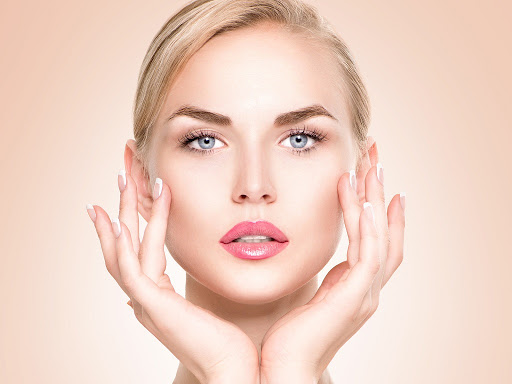
#> input picture Fotos/imagem7.jpg, 512 x 384 px, found by its file name
$ python test-cascade.py
#> lines starting #> are read from the running program, lines starting #| are printed output that depends on the picture; after the words box and inside, x2 and y2 are one past the last pixel; in counts of white or black regions, pixels touching at a corner belong together
import cv2 as cv
import numpy as np

# Carregar os classificadores Haar Cascade para rosto e olhos
face_cascade = cv.CascadeClassifier(cv.data.haarcascades + 'haarcascade_frontalface_default.xml')
eyes_cascade = cv.CascadeClassifier(cv.data.haarcascades + 'haarcascade_eye.xml')
image = cv.imread('Fotos/imagem7.jpg')
#> image is the input picture: shape (384, 512, 3); mean B, G, R 194.9, 208.7, 239
gray = cv.cvtColor(image, cv.COLOR_BGR2GRAY)
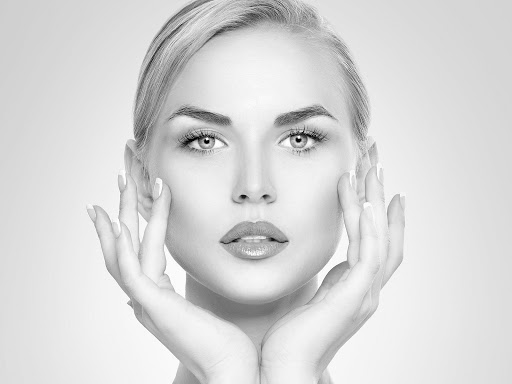
#> gray: shape (384, 512); min 0, max 255, mean 216.2
faces = face_cascade.detectMultiScale(gray)
#> faces = [[133, 42, 240, 240]]

for (x, y, l, a) in faces:
    image = cv.rectangle(image,(x,y), (x + l, y + a), ( 0, 255, 0), 2)
    roi_gray = gray[y:y + a, x:x + l]
    roi_color = image[y:y + a, x:x + l]
#> this loop made 1 pass
#> pass 1, `image = cv.rectangle(image,(x,y), (x + l, y + a), ( 0, 255, 0), 2)`:
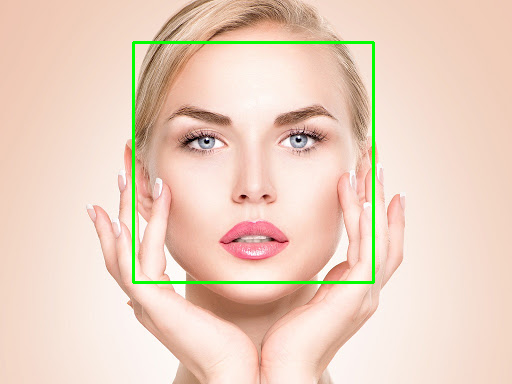
#> image: shape (384, 512, 3); 1.46% of pixels changed, all inside (x1, y1, x2, y2) = (132, 41, 375, 284)
#> pass 1, `roi_gray = gray[y:y + a, x:x + l]`:
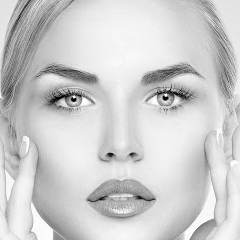
#> roi_gray: shape (240, 240); min 0, max 255, mean 205.3
#> pass 1, `roi_color = image[y:y + a, x:x + l]`:
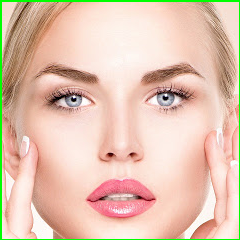
#> roi_color: shape (240, 240, 3); mean B, G, R 177.2, 196.7, 227.5

eyes = eyes_cascade.detectMultiScale(roi_gray)
#> eyes = [[36, 70, 57, 57], [138, 67, 58, 58], [83, 157, 75, 75]]
for(ox, oy, ol, oa) in eyes:
    cv.rectangle(roi_color,(ox, oy), (ox + ol, oy +oa), ( 255, 0, 255), 2)
#> this loop made 3 passes
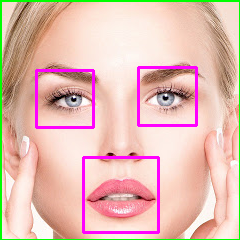
#> roi_color: shape (240, 240, 3); 3.94% of pixels changed, all inside (x1, y1, x2, y2) = (35, 66, 198, 234)

# Mostrar a imagem com detecções
cv.imshow('face and eyes Detection', image)
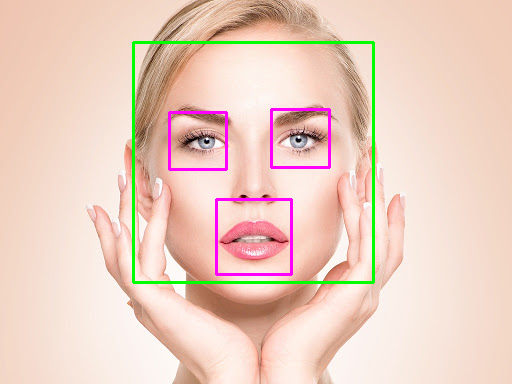
#> window 'face and eyes Detection': shape (384, 512, 3); mean B, G, R 192.9, 207.1, 235.7
cv.waitKey(0)
cv.destroyAllWindows()

$ run again, with Fotos/imagem1.jpg copied over Fotos/imagem7.jpg
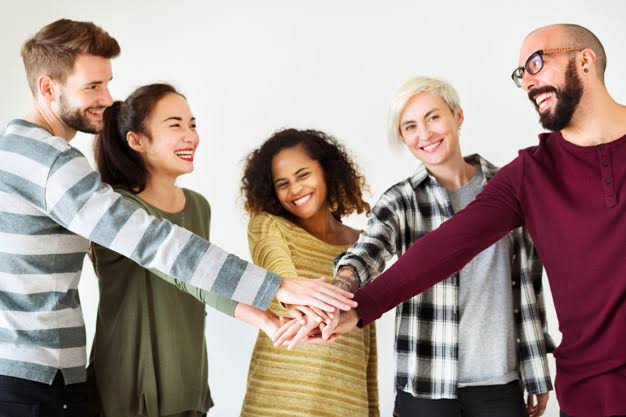
#> input picture Fotos/imagem1.jpg, 626 x 417 px, found by its file name
#> image is the input picture: shape (417, 626, 3); mean B, G, R 142.2, 148.5, 166.3
#> `gray = cv.cvtColor(image, cv.COLOR_BGR2GRAY)`:
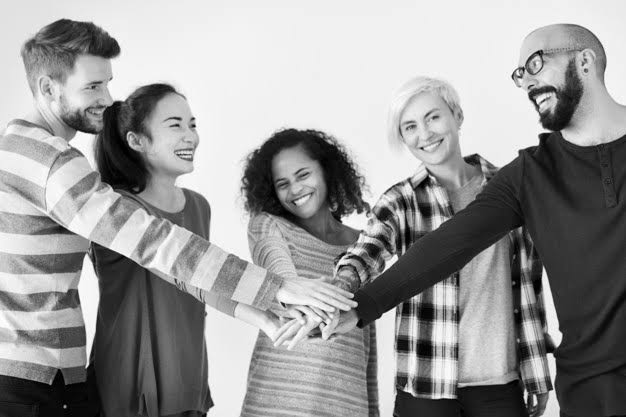
#> gray: shape (417, 626); min 0, max 255, mean 153.1
#> faces = [[150, 98, 69, 69], [263, 154, 61, 61]]
#> the loop `for (x, y, l, a) in faces:` made 2 passes
#> eyes = ()
#> after the loop `for(ox, oy, ol, oa) in eyes:`:
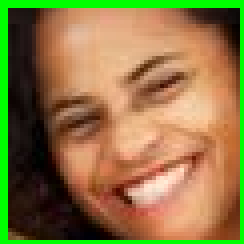
#> roi_color: shape (61, 61, 3) (shown 4 times larger); mean B, G, R 67.7, 119.3, 140.4

$ run again, with Fotos/imagem2.jpg copied over Fotos/imagem7.jpg
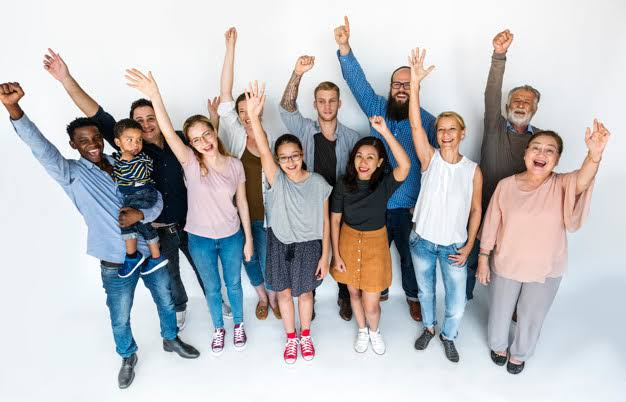
#> input picture Fotos/imagem2.jpg, 626 x 402 px, found by its file name
#> image is the input picture: shape (402, 626, 3); mean B, G, R 191.5, 188.9, 190.1
#> faces = [[312, 90, 31, 31], [431, 119, 31, 31], [351, 147, 30, 30], [274, 144, 33, 33], [387, 73, 30, 30], [521, 135, 41, 41], [391, 218, 91, 91]]
#> the loop `for (x, y, l, a) in faces:` made 7 passes
#> after the loop `for (x, y, l, a) in faces:`:
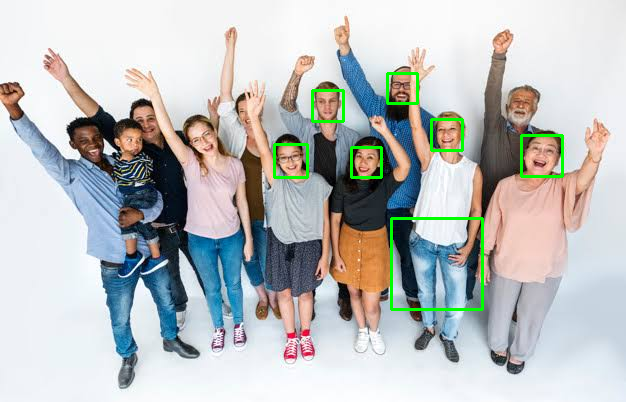
#> image: shape (402, 626, 3); mean B, G, R 189.8, 190.6, 188.1
#> eyes = ()
#> after the loop `for(ox, oy, ol, oa) in eyes:`:
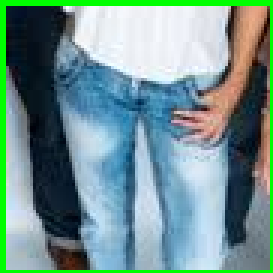
#> roi_color: shape (91, 91, 3) (shown 3 times larger); mean B, G, R 144.2, 147.9, 114

$ run again, with Fotos/imagem3.jpg copied over Fotos/imagem7.jpg
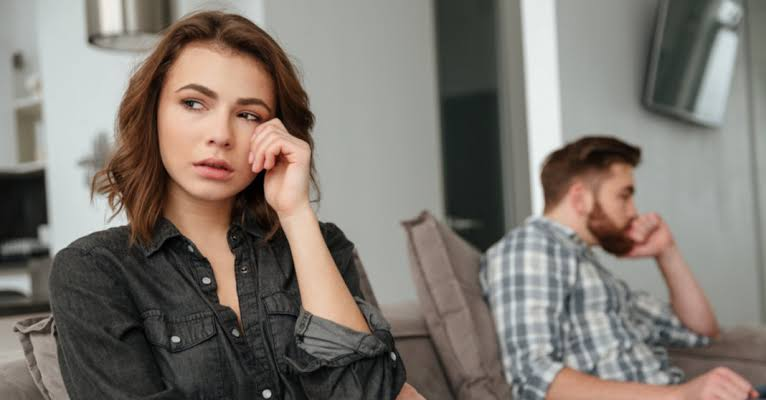
#> input picture Fotos/imagem3.jpg, 766 x 400 px, found by its file name
#> image is the input picture: shape (400, 766, 3); mean B, G, R 112.6, 119.7, 126.6
#> faces = [[142, 47, 154, 154]]
#> the loop `for (x, y, l, a) in faces:` made 1 pass
#> eyes = [[30, 35, 40, 40], [87, 54, 29, 29]]
#> the loop `for(ox, oy, ol, oa) in eyes:` made 2 passes
#> after the loop `for(ox, oy, ol, oa) in eyes:`:
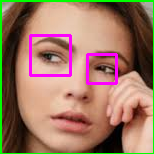
#> roi_color: shape (154, 154, 3); mean B, G, R 99, 118.9, 156.2
#> `cv.imshow('face and eyes Detection', image)`:
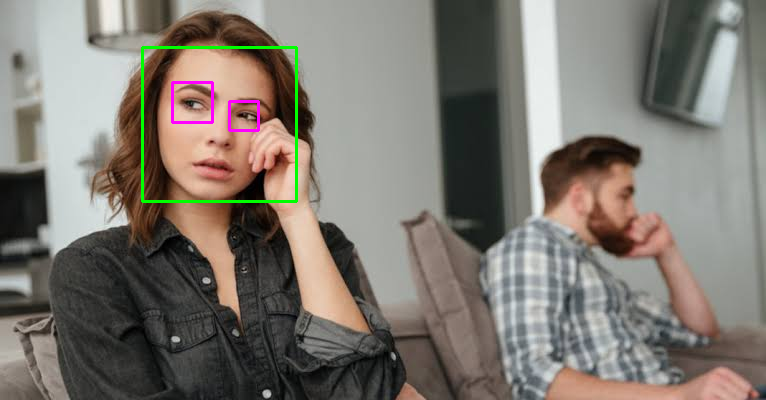
#> window 'face and eyes Detection': shape (400, 766, 3); mean B, G, R 112.5, 120.3, 126.1
